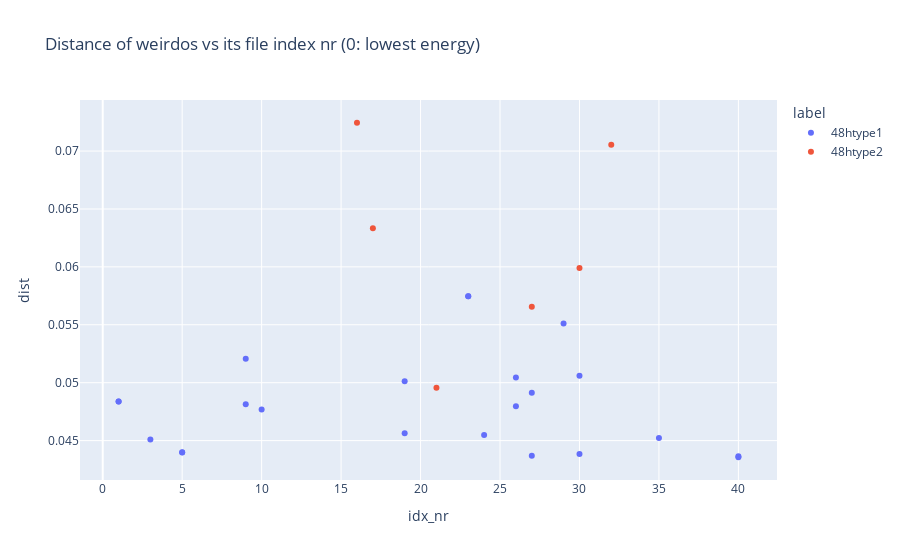

Here is the notebook cell this chart was saved with:
### Code cell
fig = px.scatter(df, 
                x = 'idx_nr', 
                y = 'dist',
                # mode = "markers"
                color = 'label',
                title = 'Distance of weirdos vs its file index nr (0: lowest energy)',
                hover_data = ['dist', 'label', 'idx_nr', 'coor']
                )

fig.show(config={'scrollZoom': True})

### Figure 1 — Plotly figure (JSON) as saved in the notebook; plotly's stock layout.template omitted (floating-point values rounded to 4 significant figures)
{"data": [{"customdata": [["48htype1", [0.1509, 0.2167, 0.9691]], ["48htype1", [0.6509, 0.7167, 0.9691]], ["48htype1", [0.02323, 0.7709, 0.1665]], ["48htype1", [0.0292, 0.3462, 0.713]], ["48htype1", [0.03268, 0.8443, 0.2159]], ["48htype1", [0.346, 0.5259, 0.2211]], ["48htype1", [0.8551, 0.5342, 0.7121]], ["48htype1", [0.973, 0.156, 0.223]], ["48htype1", [0.9861, 0.3432, 0.2831]], ["48htype1", [0.3518, 0.2876, 0.9603]], ["48htype1", [0.654, 0.2648, 0.02875]], ["48htype1", [0.654, 0.02875, 0.2648]], ["48htype1", [0.5287, 0.7242, 0.8401]], ["48htype1", [0.03175, 0.7938, 0.1444]], ["48htype1", [0.1548, 0.7126, 0.4506]], ["48htype1", [0.6589, 0.7189, 0.9808]], ["48htype1", [0.7331, 0.1647, 0.4702]], ["48htype1", [0.7719, 0.5232, 0.6508]], ["48htype1", [0.05757, 0.3391, 0.698]], ["48htype1", [0.8532, 0.9776, 0.7871]], ["48htype1", [0.1649, 0.4717, 0.7284]], ["48htype1", [0.3338, 0.01916, 0.7261]], ["48htype1", [0.3338, 0.7737, 0.4807]]], "hovertemplate": "label=%{customdata[0]}<br>idx_nr=%{x}<br>dist=%{y}<br>coor=%{customdata[1]}<extra></extra>", "legendgroup": "48htype1", "marker": {"color": "#636efa", "symbol": "circle"}, "mode": "markers", "name": "48htype1", "orientation": "v", "showlegend": true, "type": "scatter", "x": [1, 1, 3, 5, 5, 9, 9, 10, 19, 19, 23, 23, 24, 26, 26, 27, 27, 29, 30, 30, 35, 40, 40], "xaxis": "x", "y": [0.04838, 0.04838, 0.0451, 0.04397, 0.044, 0.04813, 0.05206, 0.04769, 0.04564, 0.05012, 0.05745, 0.05745, 0.04548, 0.05045, 0.04796, 0.04369, 0.04912, 0.05512, 0.04385, 0.05059, 0.04523, 0.04356, 0.04364], "yaxis": "y"}, {"customdata": [["48htype2", [0.03337, 0.2261, 0.8714]], ["48htype2", [0.23, 0.1246, 0.9492]], ["48htype2", [0.3897, 0.04434, 0.7176]], ["48htype2", [0.06611, 0.1992, 0.8744]], ["48htype2", [0.3054, 0.3729, 0.9429]], ["48htype2", [0.7694, 0.9692, 0.8774]]], "hovertemplate": "label=%{customdata[0]}<br>idx_nr=%{x}<br>dist=%{y}<br>coor=%{customdata[1]}<extra></extra>", "legendgroup": "48htype2", "marker": {"color": "#EF553B", "symbol": "circle"}, "mode": "markers", "name": "48htype2", "orientation": "v", "showlegend": true, "type": "scatter", "x": [16, 17, 21, 27, 30, 32], "xaxis": "x", "y": [0.07244, 0.06333, 0.04957, 0.05655, 0.05989, 0.07055], "yaxis": "y"}], "layout": {"legend": {"title": {"text": "label"}, "tracegroupgap": 0}, "title": {"text": "Distance of weirdos vs its file index nr (0: lowest energy)"}, "xaxis": {"anchor": "y", "domain": [0, 1], "title": {"text": "idx_nr"}}, "yaxis": {"anchor": "x", "domain": [0, 1], "title": {"text": "dist"}}}}
